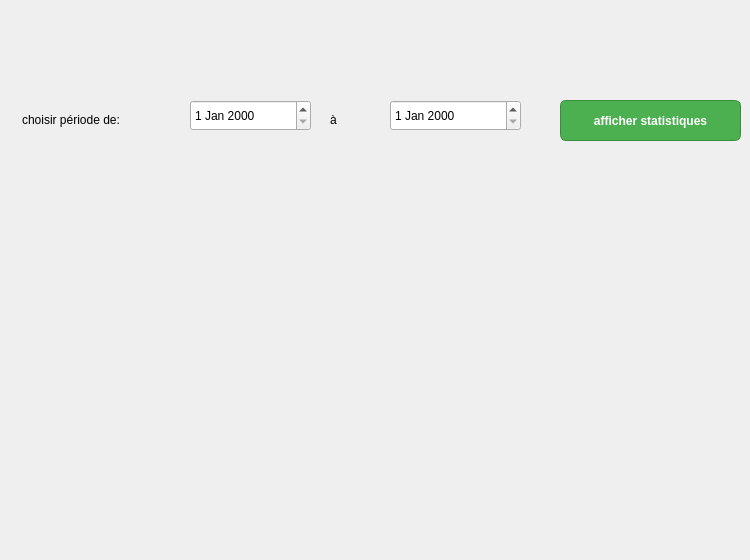
      <widget class="QWidget" name="tab_4">
       <attribute name="title">
        <string>fonctionnalites</string>
       </attribute>
       <widget class="QDateEdit" name="datedebut">
        <property name="geometry">
         <rect>
          <x>190</x>
          <y>100</y>
          <width>121</width>
          <height>31</height>
         </rect>
        </property>
       </widget>
       <widget class="QDateEdit" name="datefin">
        <property name="geometry">
         <rect>
          <x>390</x>
          <y>100</y>
          <width>131</width>
          <height>31</height>
         </rect>
        </property>
       </widget>
       <widget class="QLabel" name="label_8">
        <property name="geometry">
         <rect>
          <x>22</x>
          <y>109</y>
          <width>141</width>
          <height>21</height>
         </rect>
        </property>
        <property name="text">
         <string>choisir période de:</string>
        </property>
       </widget>
       <widget class="QPushButton" name="pushButton_stat">
        <property name="geometry">
         <rect>
          <x>560</x>
          <y>100</y>
          <width>181</width>
          <height>41</height>
         </rect>
        </property>
        <property name="styleSheet">
         <string notr="true">QPushButton {
    color: #ffffff; /* Texte blanc */
    background-color: #4caf50; /* Vert pour le fond */
    border: 1px solid #388e3c; /* Bordure légèrement plus foncée */
    border-radius: 6px; /* Coins arrondis */
    padding: 8px 12px; /* Espacement intérieur */
    font-weight: bold; /* Texte en gras */
}

QPushButton:hover {
    background-color: #66bb6a; /* Vert plus clair au survol */
}

QPushButton:pressed {
    background-color: #2e7d32; /* Vert foncé quand le bouton est cliqué */
}

</string>
        </property>
        <property name="text">
         <string>afficher statistiques</string>
        </property>
       </widget>
       <widget class="QLabel" name="label_9">
        <property name="geometry">
         <rect>
          <x>330</x>
          <y>110</y>
          <width>63</width>
          <height>20</height>
         </rect>
        </property>
        <property name="text">
         <string>à</string>
        </property>
       </widget>
       <widget class="QWidget" name="layout_statistiques" native="true">
        <property name="geometry">
         <rect>
          <x>60</x>
          <y>210</y>
          <width>661</width>
          <height>341</height>
         </rect>
        </property>
       </widget>
      </widget>
